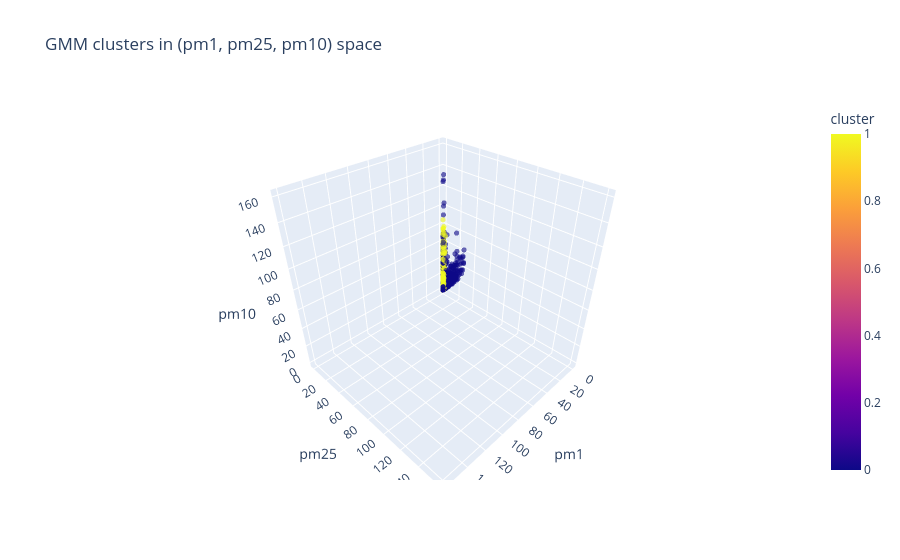

Notebook source saved alongside this figure:
### Code cell
import plotly.express as px

# 3D view of PM space with cluster labels
df_pm3d = X_raw[["pm1", "pm25", "pm10"]].copy()
df_pm3d["cluster"] = clusters

fig = px.scatter_3d(
    df_pm3d,
    x="pm1",
    y="pm25",
    z="pm10",
    color="cluster",
    opacity=0.6,
    title="GMM clusters in (pm1, pm25, pm10) space",
)
fig.update_traces(marker=dict(size=3))
fig.show()

### Figure 1 — Plotly figure (JSON) as saved in the notebook; plotly's stock layout.template omitted (floating-point values rounded to 4 significant figures; data arrays with more than 128 entries replaced by an {"elided": "..."} marker saying what was removed)
{"data": [{"hovertemplate": "pm1=%{x}<br>pm25=%{y}<br>pm10=%{z}<br>cluster=%{marker.color}<extra></extra>", "legendgroup": "", "marker": {"color": {"elided": "21835 int values"}, "coloraxis": "coloraxis", "opacity": 0.6, "size": 3, "symbol": "circle"}, "mode": "markers", "name": "", "scene": "scene", "showlegend": false, "type": "scatter3d", "x": {"elided": "21835 float values"}, "y": {"elided": "21835 float values"}, "z": {"elided": "21835 float values"}}], "layout": {"coloraxis": {"colorbar": {"title": {"text": "cluster"}}, "colorscale": [[0, "#0d0887"], [0.1111, "#46039f"], [0.2222, "#7201a8"], [0.3333, "#9c179e"], [0.4444, "#bd3786"], [0.5556, "#d8576b"], [0.6667, "#ed7953"], [0.7778, "#fb9f3a"], [0.8889, "#fdca26"], [1, "#f0f921"]]}, "legend": {"tracegroupgap": 0}, "scene": {"domain": {"x": [0, 1], "y": [0, 1]}, "xaxis": {"title": {"text": "pm1"}}, "yaxis": {"title": {"text": "pm25"}}, "zaxis": {"title": {"text": "pm10"}}}, "title": {"text": "GMM clusters in (pm1, pm25, pm10) space"}}}
